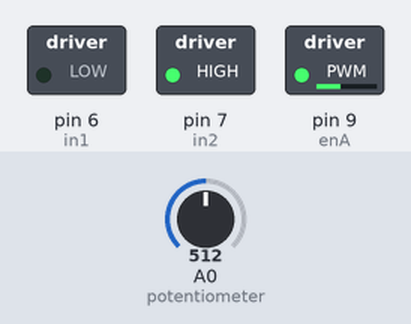
This sketch was run on a simulated Arduino Uno, built with avr-gcc and run on an emulated ATmega328P. Shown: switched loads named in the sketch (green lamp = pin HIGH). The inputs (shaded band) are chosen by the test bench; at power-on: A0 (potentiometer) = 512.

Above: at 0.1 s.
Timing chart, 0 to 1.6 s (numbered marks = the images above):
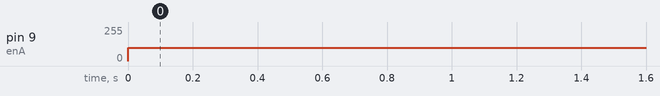

The sketch:

DC_Motor1.ino
```cpp
/*  Arduino DC Motor Control - PWM | H-Bridge | L298N
*/
#include <Arduino.h>

#define enA 9
#define in1 6
#define in2 7
void setup() {
  pinMode(enA, OUTPUT);
  pinMode(in1, OUTPUT);
  pinMode(in2, OUTPUT);
  // Set initial rotation direction
  digitalWrite(in1, LOW);
  digitalWrite(in2, HIGH);
}
void loop() {
  int potValue = analogRead(A0); // Read potentiometer value
  int pwmOutput = map(potValue, 0, 1023, 0 , 255); // Map the potentiometer value from 0 to 255
  digitalWrite(in1, LOW);
  digitalWrite(in2, HIGH);
  analogWrite(enA, 100); // Send PWM signal to L298N Enable pin
}
```

Measured:
- by itself, pin 9 (enA): 0/255 → 100/255 at 0.00 s
